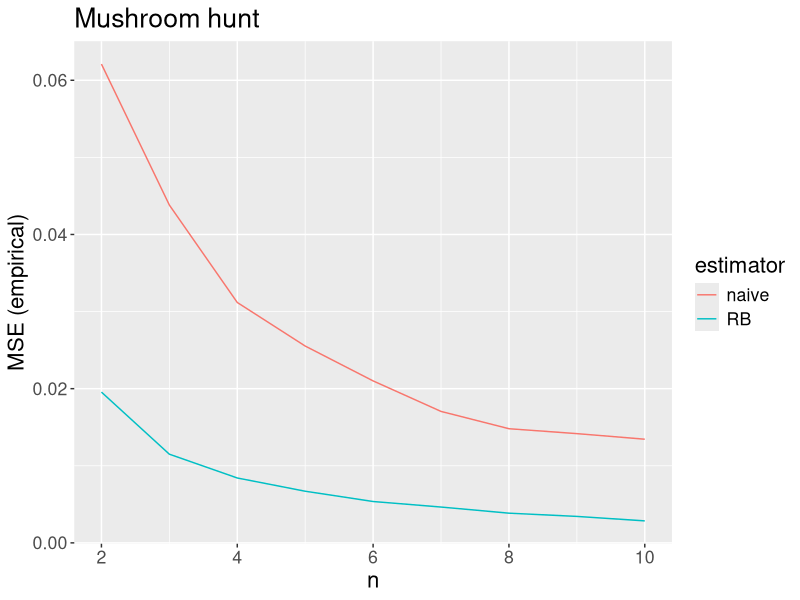

Write the R code that produced this figure.
library(tidyverse)
theta <- 3
p_true <- exp(-theta) * theta
n_vec <- 2:10
B <- 1000
df_ls <- list()
for(l in 1:length(n_vec)){
  n <- n_vec[l]
  p_hat_naive_vec <- p_hat_rb_vec <- rep(NA,B)
  for(i in 1:B){
    samps <- rpois(n, theta)
    t <- sum(samps)
    p_hat_naive_vec[i] <- sum(samps == 1) / n
    
    p_hat_rb_vec[i] <-  t/n * (1-1/n)^(t - 1)
    
  }
  mse_naive <- mean( (p_hat_naive_vec -p_true)^2)
  mse_rb <- mean( (p_hat_rb_vec -p_true)^2)
  df_ls[[l]] <- data.frame(n, naive= mse_naive, RB = mse_rb)
}

do.call(rbind, df_ls) |>
  pivot_longer(cols = c(2:3), names_to = "estimator", values_to = "MSE") |>
  ggplot(aes(x = n, y = MSE, col = estimator)) +
  geom_line() +
  labs(y = "MSE (empirical)", title = "Mushroom hunt") +
  theme(text = element_text(size = 16)) 
